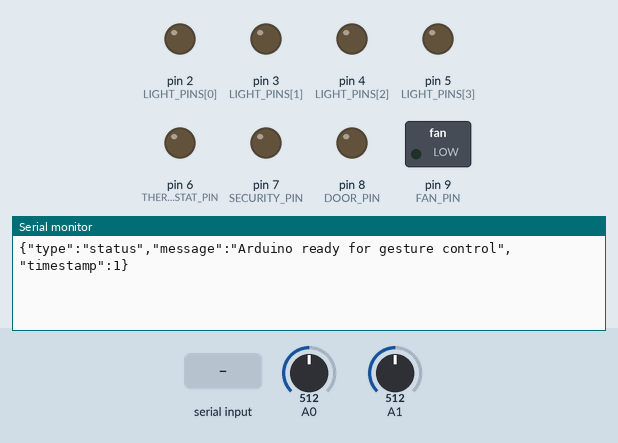
The sketch below on a simulated Arduino Uno, built with avr-gcc and run on an emulated ATmega328P. On the bench: switched loads named in the sketch (green lamp = pin HIGH), output pins drawn as LEDs (lit = HIGH), the last lines printed to the serial monitor. The test bench sets the inputs (shaded band); at power-on: A0 = 512, A1 = 512.

Above: at 1.2 s.
1.3 s: "1\n" received over Serial
At 3.0 s:
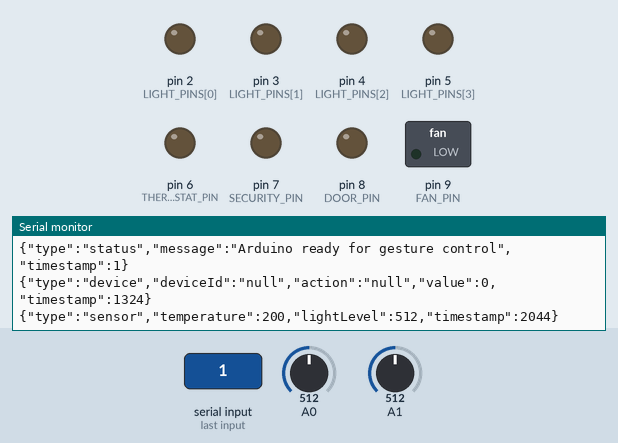
At 5.9 s:
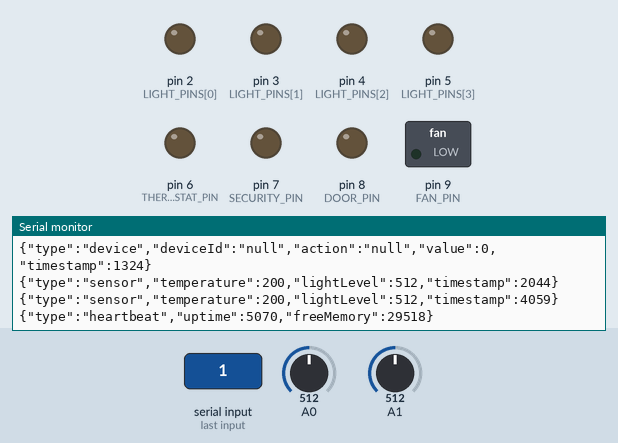
Timing chart, 0 to 7.4 s (numbered marks = the images above; inputs shaded):
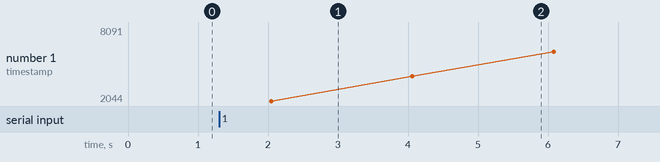

Measured:
- after the input at 1.3 s, the serial monitor: prints a new line at once (image 1)

The sketch:

gesture_control.ino
```cpp
/*
  Gesture-Controlled Home Automation System

  This Arduino sketch works with the web-based gesture control interface.
  It receives gesture commands via serial communication and controls
  connected home automation devices.

  Hardware Requirements:
  - Arduino Uno/Nano/ESP32
  - Relay modules for device control
  - Optional: Gesture sensors (APDS-9960)
  - Optional: Temperature/humidity sensors

  Pin Configuration:
  - Digital pins 2-9: Relay outputs
  - Analog pins A0-A5: Sensor inputs
  - I2C pins (SDA/SCL): Gesture sensor
*/

#include <ArduinoJson.h>
#include <Wire.h>

// Device control pins
const int LIGHT_PINS[] = {2, 3, 4, 5};
const int THERMOSTAT_PIN = 6;
const int SECURITY_PIN = 7;
const int DOOR_PIN = 8;
const int FAN_PIN = 9;

// Device states
bool deviceStates[10] = {false};
int deviceValues[10] = {0};

// Timing
unsigned long lastHeartbeat = 0;
const unsigned long HEARTBEAT_INTERVAL = 5000;

void setup() {
  Serial.begin(9600);

  // Initialize device control pins
  for (int i = 0; i < 4; i++) {
    pinMode(LIGHT_PINS[i], OUTPUT);
    digitalWrite(LIGHT_PINS[i], LOW);
  }

  pinMode(THERMOSTAT_PIN, OUTPUT);
  pinMode(SECURITY_PIN, OUTPUT);
  pinMode(DOOR_PIN, OUTPUT);
  pinMode(FAN_PIN, OUTPUT);

  // Initialize all pins to LOW
  digitalWrite(THERMOSTAT_PIN, LOW);
  digitalWrite(SECURITY_PIN, LOW);
  digitalWrite(DOOR_PIN, LOW);
  digitalWrite(FAN_PIN, LOW);

  // Initialize I2C for sensors
  Wire.begin();

  // Send ready signal
  sendStatusMessage("Arduino ready for gesture control");
}

void loop() {
  // Check for incoming serial commands
  if (Serial.available()) {
    String command = Serial.readStringUntil('\n');
    command.trim();

    if (command.length() > 0) {
      processCommand(command);
    }
  }

  // Send periodic heartbeat
  if (millis() - lastHeartbeat > HEARTBEAT_INTERVAL) {
    sendHeartbeat();
    lastHeartbeat = millis();
  }

  // Read sensors and send updates
  readSensors();

  delay(100);
}

void processCommand(String command) {
  // Parse JSON command
  StaticJsonDocument<200> doc;
  DeserializationError error = deserializeJson(doc, command);

  if (error) {
    sendErrorMessage("Invalid JSON command");
    return;
  }

  String deviceId = doc["deviceId"];
  String action = doc["action"];
  int value = doc["value"];

  // Execute command based on device ID
  if (deviceId == "1") {
    // Main ceiling light
    controlLight(0, action, value);
  } else if (deviceId == "2") {
    // Thermostat
    controlThermostat(action, value);
  } else if (deviceId == "3") {
    // Security system
    controlSecurity(action);
  } else if (deviceId == "4") {
    // Bedroom light
    controlLight(1, action, value);
  } else if (deviceId == "5") {
    // Kitchen light
    controlLight(2, action, value);
  } else if (deviceId == "6") {
    // Garage door
    controlDoor(action);
  } else if (deviceId == "7") {
    // Ceiling fan
    controlFan(action);
  } else if (deviceId == "8") {
    // Smart outlet
    controlOutlet(action);
  }

  // Send acknowledgment
  sendDeviceUpdate(deviceId, action, value);
}

void controlLight(int lightIndex, String action, int brightness) {
  if (lightIndex >= 4) return;

  int pin = LIGHT_PINS[lightIndex];

  if (action == "turn_on") {
    digitalWrite(pin, HIGH);
    deviceStates[lightIndex] = true;
    deviceValues[lightIndex] = brightness;

    // Use PWM for brightness control if available
    if (pin == 3 || pin == 5 || pin == 6 || pin == 9) {
      analogWrite(pin, map(brightness, 0, 100, 0, 255));
    }
  } else if (action == "turn_off") {
    digitalWrite(pin, LOW);
    deviceStates[lightIndex] = false;
    deviceValues[lightIndex] = 0;
  } else if (action == "toggle") {
    deviceStates[lightIndex] = !deviceStates[lightIndex];
    digitalWrite(pin, deviceStates[lightIndex] ? HIGH : LOW);
  }
}

void controlThermostat(String action, int temperature) {
  if (action == "increase_temp") {
    deviceValues[4] = min(deviceValues[4] + 2, 85);
  } else if (action == "decrease_temp") {
    deviceValues[4] = max(deviceValues[4] - 2, 60);
  } else if (action == "set_temp") {
    deviceValues[4] = constrain(temperature, 60, 85);
  }

  // Control heating/cooling relays based on temperature
  // This would connect to actual HVAC system
  digitalWrite(THERMOSTAT_PIN, deviceValues[4] > 70 ? HIGH : LOW);
}

void controlSecurity(String action) {
  if (action == "toggle") {
    deviceStates[5] = !deviceStates[5];
    digitalWrite(SECURITY_PIN, deviceStates[5] ? HIGH : LOW);
  } else if (action == "arm") {
    deviceStates[5] = true;
    digitalWrite(SECURITY_PIN, HIGH);
  } else if (action == "disarm") {
    deviceStates[5] = false;
    digitalWrite(SECURITY_PIN, LOW);
  }
}

void controlDoor(String action) {
  if (action == "toggle") {
    deviceStates[6] = !deviceStates[6];
    // Pulse the door relay
    digitalWrite(DOOR_PIN, HIGH);
    delay(500);
    digitalWrite(DOOR_PIN, LOW);
  }
}

void controlFan(String action) {
  if (action == "toggle") {
    deviceStates[7] = !deviceStates[7];
    digitalWrite(FAN_PIN, deviceStates[7] ? HIGH : LOW);
  }
}

void controlOutlet(String action) {
  if (action == "toggle") {
    deviceStates[8] = !deviceStates[8];
    // Control outlet relay (if available)
  }
}

void readSensors() {
  // Read temperature sensor (example with analog sensor)
  int tempReading = analogRead(A0);
  float temperature = (tempReading * 5.0 / 1024.0 - 0.5) * 100.0;

  // Read light sensor
  int lightLevel = analogRead(A1);

  // Send sensor data periodically
  static unsigned long lastSensorUpdate = 0;
  if (millis() - lastSensorUpdate > 2000) {
    sendSensorData(temperature, lightLevel);
    lastSensorUpdate = millis();
  }
}

void sendStatusMessage(String message) {
  StaticJsonDocument<100> doc;
  doc["type"] = "status";
  doc["message"] = message;
  doc["timestamp"] = millis();

  serializeJson(doc, Serial);
  Serial.println();
}

void sendErrorMessage(String error) {
  StaticJsonDocument<100> doc;
  doc["type"] = "error";
  doc["message"] = error;
  doc["timestamp"] = millis();

  serializeJson(doc, Serial);
  Serial.println();
}

void sendDeviceUpdate(String deviceId, String action, int value) {
  StaticJsonDocument<150> doc;
  doc["type"] = "device";
  doc["deviceId"] = deviceId;
  doc["action"] = action;
  doc["value"] = value;
  doc["timestamp"] = millis();

  serializeJson(doc, Serial);
  Serial.println();
}

void sendSensorData(float temperature, int lightLevel) {
  StaticJsonDocument<150> doc;
  doc["type"] = "sensor";
  doc["temperature"] = temperature;
  doc["lightLevel"] = lightLevel;
  doc["timestamp"] = millis();

  serializeJson(doc, Serial);
  Serial.println();
}

void sendHeartbeat() {
  StaticJsonDocument<100> doc;
  doc["type"] = "heartbeat";
  doc["uptime"] = millis();
  doc["freeMemory"] = getFreeMemory();

  serializeJson(doc, Serial);
  Serial.println();
}

int getFreeMemory() {
  extern int __heap_start, *__brkval;
  int v;
  return (int) &v - (__brkval == 0 ? (int) &__heap_start : (int) __brkval);
}
```
